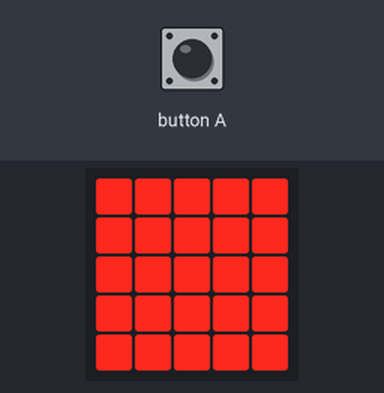
Simulated run of this program. Board: BBC micro:bit (MakeCode). On the bench: the board's 5×5 LED display. Inputs (shaded band) come from the test bench.

Above: at 1.6 s.
1.7 s: button A pressed for 0.15 s
At 2.05 s:
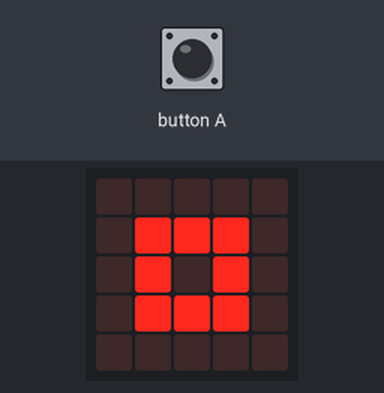
At 5.1 s:
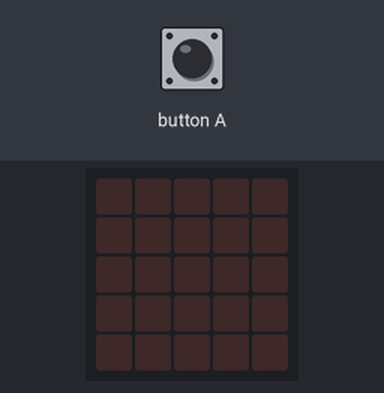
Timing chart, 0 to 6.6 s (numbered marks = the images above; inputs shaded):
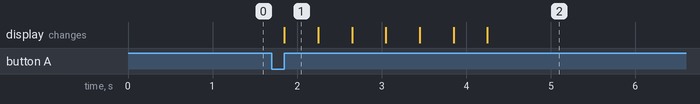

Measured:
- after the input at 1.7 s, the display: changes after 0.15 s (image 1)
- what the display in image 1 shows lasts 0.4 s, from 1.9 s to 2.3 s

The program:

main.ts
```typescript
input.onButtonPressed(Button.A, function () {
    basic.clearScreen()
    for (let index = 0; index < 3; index++) {
        basic.showLeds(`
            . . . . .
            . # # # .
            . # . # .
            . # # # .
            . . . . .
            `)
        basic.showLeds(`
            # . # . #
            . # # # .
            # # . # #
            . # # # .
            # . # . #
            `)
    }
    basic.clearScreen()
    for (let index = 0; index < 1; index++) {
        // 延迟 1 小时
        basic.pause(3600000)
    }
    basic.showLeds(`
        . . . . .
        . . . . .
        . . . . .
        . . . . .
        . # . # .
        `)
    for (let index = 0; index < 1; index++) {
        // 延迟 1 小时
        basic.pause(3600000)
    }
    basic.showLeds(`
        . . . . .
        . . . . .
        . . . . .
        . # # # .
        . # . # .
        `)
    for (let index = 0; index < 1; index++) {
        // 延迟 1 小时
        basic.pause(3600000)
    }
    basic.showLeds(`
        . . . . .
        . . . . .
        # # # # #
        . # # # .
        . # . # .
        `)
    for (let index = 0; index < 1; index++) {
        // 延迟 1 小时
        basic.pause(3600000)
    }
    basic.showLeds(`
        . . . . .
        . # # # .
        # # # # #
        . # # # .
        . # . # .
        `)
    for (let index = 0; index < 1; index++) {
        // 延迟 1 小时
        basic.pause(3600000)
    }
    basic.showLeds(`
        . . # . .
        . # # # .
        # # # # #
        . # # # .
        . # . # .
        `)
    basic.pause(5000)
    basic.showIcon(IconNames.Yes)
})
function 增加1度 () {
    servos.P0.setAngle(0)
    basic.pause(1000)
    servos.P0.setAngle(30)
    basic.pause(1000)
    servos.P0.setAngle(0)
    basic.pause(1000)
}
basic.showLeds(`
    # # # # #
    # # # # #
    # # # # #
    # # # # #
    # # # # #
    `)
basic.forever(function () {

})
```

test.ts
```typescript
// 在此处测试；当此软件包作为插件使用时，将不会编译此软件包。
```
